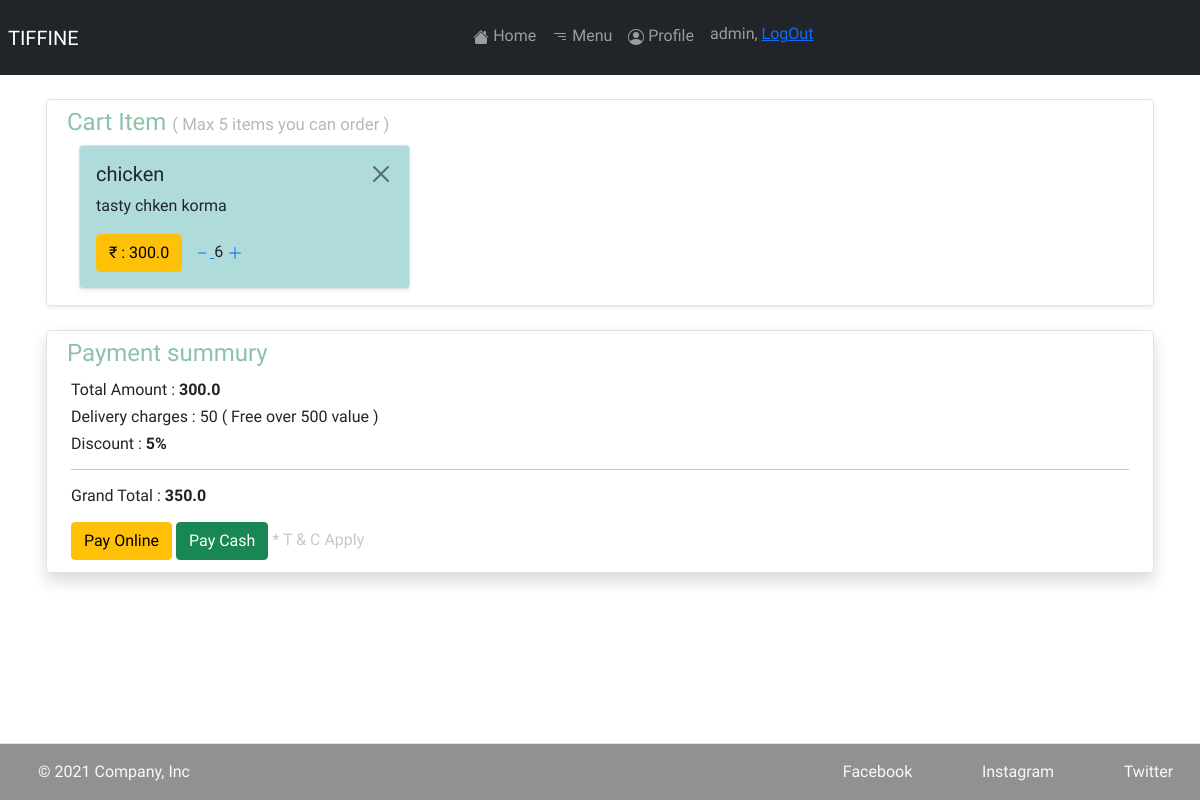
The app's page /payment-checkout/ (signed in), older data.
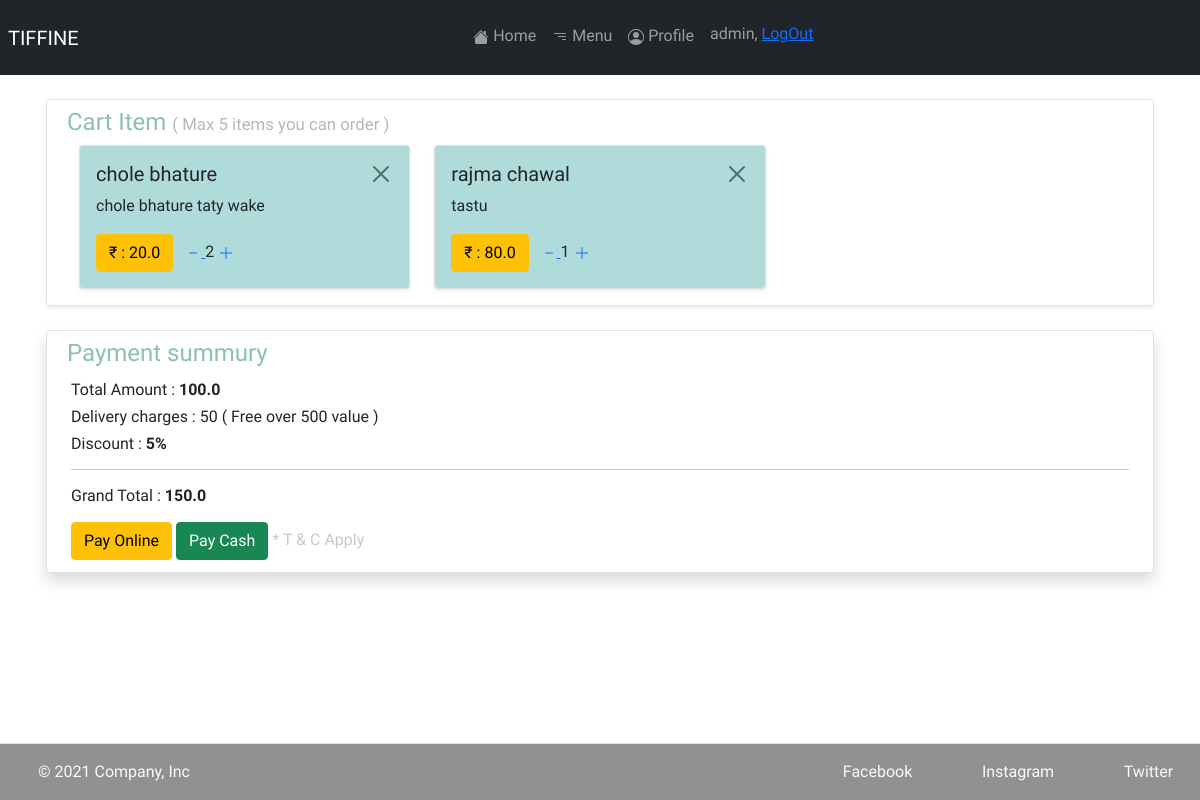
The same page, newer data.
### tiffine_site/models.py (models this page shows, shortened)
class Cart(models.Model):
    user = models.ForeignKey(User, on_delete=models.CASCADE)
    item = models.ForeignKey(MainDishModel, on_delete=models.CASCADE)
    quantity = models.PositiveIntegerField(blank=True, default=1)
    def amount_plus(self):
        return self.item.discounted * self.quantity

class MainDishModel(models.Model):
    name = models.CharField(max_length=100)
    deatil = models.CharField(max_length=255)
    price = models.FloatField()
    discounted = models.FloatField()
    availablity = models.BooleanField(default=True)
    image = models.ImageField(upload_to='pictures')
    ingredients = models.CharField(max_length=255)
    type_of = models.CharField(choices=type_of, max_length=10, blank=True)

### tiffine_site/views.py (the view)
class PaymentCheckout(View):
    razorpay_client = razorpay.Client(
        auth=(settings.RAZOR_KEY_ID, settings.RAZOR_KEY_SECRET))
    def get(self, request, *args, **kwargs):
        cart_instance = Cart.objects.filter(user=request.user)
        final_amount = 0
        for obj in cart_instance:
            qyt_ins = obj.quantity
            amount_ins = obj.item.discounted
            final_amount += amount_ins * qyt_ins
        currency = 'INR'
        amount = (final_amount + 50) * 100
        plus_delivery = final_amount + 50
        razorpay_order = razorpay_client.order.create(dict(amount=amount,
                                                           currency=currency,
                                                           payment_capture='0'))
        razorpay_order_id = razorpay_order['id']
        template = 'payment_checkout.html'
        context = {
            'dish_instance': cart_instance,
            'razorpay_order_id': razorpay_order_id,
            'razorpay_merchant_key': 'rzp_test_CACIK9VunIicKe',
            'razorpay_amount': amount,
            'currency': currency,
            'final_amount': final_amount,
            'plus_delivery': plus_delivery,
        }
        return render(request, template_name=template, context=context)

### tiffine_site/templates/payment_checkout.html (shortened to what this page needs)
{% extends 'base.html' %}
{% block bottom %}
  fixed-bottom
{% endblock %}
{% block content %}
{% load static %}
<link rel="stylesheet" href="{% static 'css/payment-check_.css' %}">
<link href="https://cdn.jsdelivr.net/npm/bootstrap@5.1.3/dist/css/bootstrap.min.css" rel="stylesheet">
<div class="container mt-4" >
    <div class="row border shadow-sm m-1 p-2 rounded item-check d-flex justify-content-center">
        <h4 class=" text-success opacity-50">Cart Item <span class="text-span"> ( Max 5 items you can order )</span>  </h4>
        <div class="row">
        {% for cart in dish_instance %}
                <div class="col-sm-12 col-md-4 effect ">
                    <div class="card mb-2 shadow-sm">
                        <div class="card-body card-color rounded-1 ">
                            <a href="#" class="btn-close get_id float-end" id="del-cart" data-sid="{{cart.id}}"></a>
                            <h5 class="card-title">{{cart.item.name}}</h5>
                            <p class="card-text">{{cart.item.deatil}}</p>
                            <p class=" mb-0 btn btn-warning text-center">&#x20B9; : <span id="amount-{{cart.id}}">{{cart.amount_plus}}</span></p>
                            <div class=" d-inline p-2 ">
                                <a class="minus-{{cart.id}}">
                                    <svg xmlns="http://www.w3.org/2000/svg" width="16" height="16" fill="currentColor" class="bi bi-dash" viewBox="0 0 16 16">
                                        <path d="M4 8a.5.5 0 0 1 .5-.5h7a.5.5 0 0 1 0 1h-7A.5.5 0 0 1 4 8z"/>
                                    </svg>
                                </a>
                                <p class=" d-inline" id = "quantity-{{cart.id}}" data-sid ="sid{{cart.id}}">{{cart.quantity}}</p>
                                <a  class="plus-{{cart.id}} plus">
                                    <svg xmlns="http://www.w3.org/2000/svg" width="16" height="16" fill="currentColor" class="bi bi-plus-lg" viewBox="0 0 16 16">
                                    <path fill-rule="evenodd" d="M8 2a.5.5 0 0 1 .5.5v5h5a.5.5 0 0 1 0 1h-5v5a.5.5 0 0 1-1 0v-5h-5a.5.5 0 0 1 0-1h5v-5A.5.5 0 0 1 8 2Z"/>
                                    </svg>
                                </a>
                            </div>
                        </div>
                    </div>
                </div>
            {% empty %}
            <p class="alert alert-warning shadow-sm">Doesn't have any items here !</p>
            {% endfor %}
        </div>
    </div>
    <div class = "row border shadow m-1 p-2 mt-4 rounded">
        <div class = "col ">
            <h4 class="text-success opacity-50"> Payment summury </h4>
            <div class="col p-1">
        <h6>Total Amount : <strong id="total_amount">{{ final_amount }}</strong></h6>
                <h6>Delivery charges : 50 <span>( Free over 500 value )</span> </h6>
                <h6>Discount : <strong> 5%</strong></h6>
                <hr>
                <h6>Grand Total : <strong id = 'plus_delivery'>{{plus_delivery}}</strong></h6>
                <button class="btn btn-warning " type="button" id="pay-btn">Pay Online</button>
                <button class="btn btn-success " type="button">Pay Cash</button>
                <p class="d-inline opacity-25  ">* T & C Apply</p>
            </div>
        </div>
    </div>
</div>
{% endblock %}

Row changes from the older to the newer data that the page shows:
removed Cart: item.name "chicken", item.deatil "tasty chken korma", amount_plus "300.0", quantity "6"
added Cart: item.name "chole bhature", item.deatil "chole bhature taty wake", amount_plus "20.0", quantity "2"
added Cart: item.name "rajma chawal", item.deatil "tastu", amount_plus "80.0", quantity "1"
Text that changed along with them:
{{ final_amount }}: "300.0" → "100.0"
{{ plus_delivery }}: "350.0" → "150.0"
